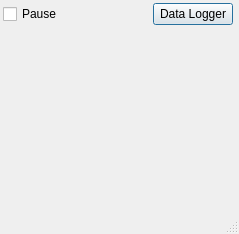
<?xml version="1.0" encoding="UTF-8"?>
<ui version="4.0">
 <class>Dialog</class>
 <widget class="QDialog" name="Dialog">
  <property name="geometry">
   <rect>
    <x>0</x>
    <y>0</y>
    <width>239</width>
    <height>234</height>
   </rect>
  </property>
  <property name="font">
   <font>
    <pointsize>9</pointsize>
   </font>
  </property>
  <property name="windowTitle">
   <string>Sensor Reading</string>
  </property>
  <property name="windowIcon">
   <iconset resource="res.qrc">
    <normaloff>:/control/play.svg</normaloff>:/control/play.svg</iconset>
  </property>
  <property name="autoFillBackground">
   <bool>true</bool>
  </property>
  <property name="sizeGripEnabled">
   <bool>true</bool>
  </property>
  <property name="modal">
   <bool>false</bool>
  </property>
  <layout class="QGridLayout" name="gridLayout">
   <property name="leftMargin">
    <number>3</number>
   </property>
   <property name="topMargin">
    <number>3</number>
   </property>
   <property name="rightMargin">
    <number>3</number>
   </property>
   <property name="bottomMargin">
    <number>0</number>
   </property>
   <property name="spacing">
    <number>3</number>
   </property>
   <item row="1" column="0" colspan="3">
    <layout class="QHBoxLayout" name="configLayout"/>
   </item>
   <item row="0" column="2">
    <widget class="QPushButton" name="switcher">
     <property name="text">
      <string>Data Logger</string>
     </property>
    </widget>
   </item>
   <item row="2" column="0" colspan="4">
    <widget class="QStackedWidget" name="monitors">
     <property name="currentIndex">
      <number>0</number>
     </property>
     <widget class="QWidget" name="page">
      <layout class="QVBoxLayout" name="verticalLayout">
       <property name="spacing">
        <number>0</number>
       </property>
       <property name="leftMargin">
        <number>0</number>
       </property>
       <property name="topMargin">
        <number>0</number>
       </property>
       <property name="rightMargin">
        <number>0</number>
       </property>
       <property name="bottomMargin">
        <number>0</number>
       </property>
       <item>
        <layout class="QGridLayout" name="gaugeLayout">
         <property name="spacing">
          <number>3</number>
         </property>
        </layout>
       </item>
      </layout>
     </widget>
     <widget class="QWidget" name="page_2">
      <layout class="QGridLayout" name="gridLayout_2">
       <property name="leftMargin">
        <number>0</number>
       </property>
       <property name="topMargin">
        <number>0</number>
       </property>
       <property name="rightMargin">
        <number>0</number>
       </property>
       <property name="bottomMargin">
        <number>0</number>
       </property>
       <property name="horizontalSpacing">
        <number>2</number>
       </property>
       <property name="verticalSpacing">
        <number>0</number>
       </property>
       <item row="1" column="0" colspan="2">
        <widget class="PlotWidget" name="graph"/>
       </item>
      </layout>
     </widget>
    </widget>
   </item>
   <item row="0" column="1">
    <spacer name="horizontalSpacer">
     <property name="orientation">
      <enum>Qt::Horizontal</enum>
     </property>
     <property name="sizeHint" stdset="0">
      <size>
       <width>40</width>
       <height>20</height>
      </size>
     </property>
    </spacer>
   </item>
   <item row="0" column="0">
    <widget class="QCheckBox" name="pauseBox">
     <property name="maximumSize">
      <size>
       <width>70</width>
       <height>16777215</height>
      </size>
     </property>
     <property name="text">
      <string>Pause</string>
     </property>
    </widget>
   </item>
  </layout>
 </widget>
 <customwidgets>
  <customwidget>
   <class>PlotWidget</class>
   <extends>QGraphicsView</extends>
   <header>pyqtgraph</header>
  </customwidget>
 </customwidgets>
 <resources>
  <include location="res.qrc"/>
 </resources>
 <connections>
  <connection>
   <sender>switcher</sender>
   <signal>clicked()</signal>
   <receiver>Dialog</receiver>
   <slot>next()</slot>
   <hints>
    <hint type="sourcelabel">
     <x>443</x>
     <y>21</y>
    </hint>
    <hint type="destinationlabel">
     <x>372</x>
     <y>17</y>
    </hint>
   </hints>
  </connection>
  <connection>
   <sender>pauseBox</sender>
   <signal>toggled(bool)</signal>
   <receiver>Dialog</receiver>
   <slot>pause(bool)</slot>
   <hints>
    <hint type="sourcelabel">
     <x>40</x>
     <y>361</y>
    </hint>
    <hint type="destinationlabel">
     <x>40</x>
     <y>380</y>
    </hint>
   </hints>
  </connection>
 </connections>
 <slots>
  <slot>changeRange(bool)</slot>
  <slot>initialize()</slot>
  <slot>next()</slot>
  <slot>sineFit()</slot>
  <slot>pause(bool)</slot>
  <slot>dampedSineFit()</slot>
 </slots>
</ui>
